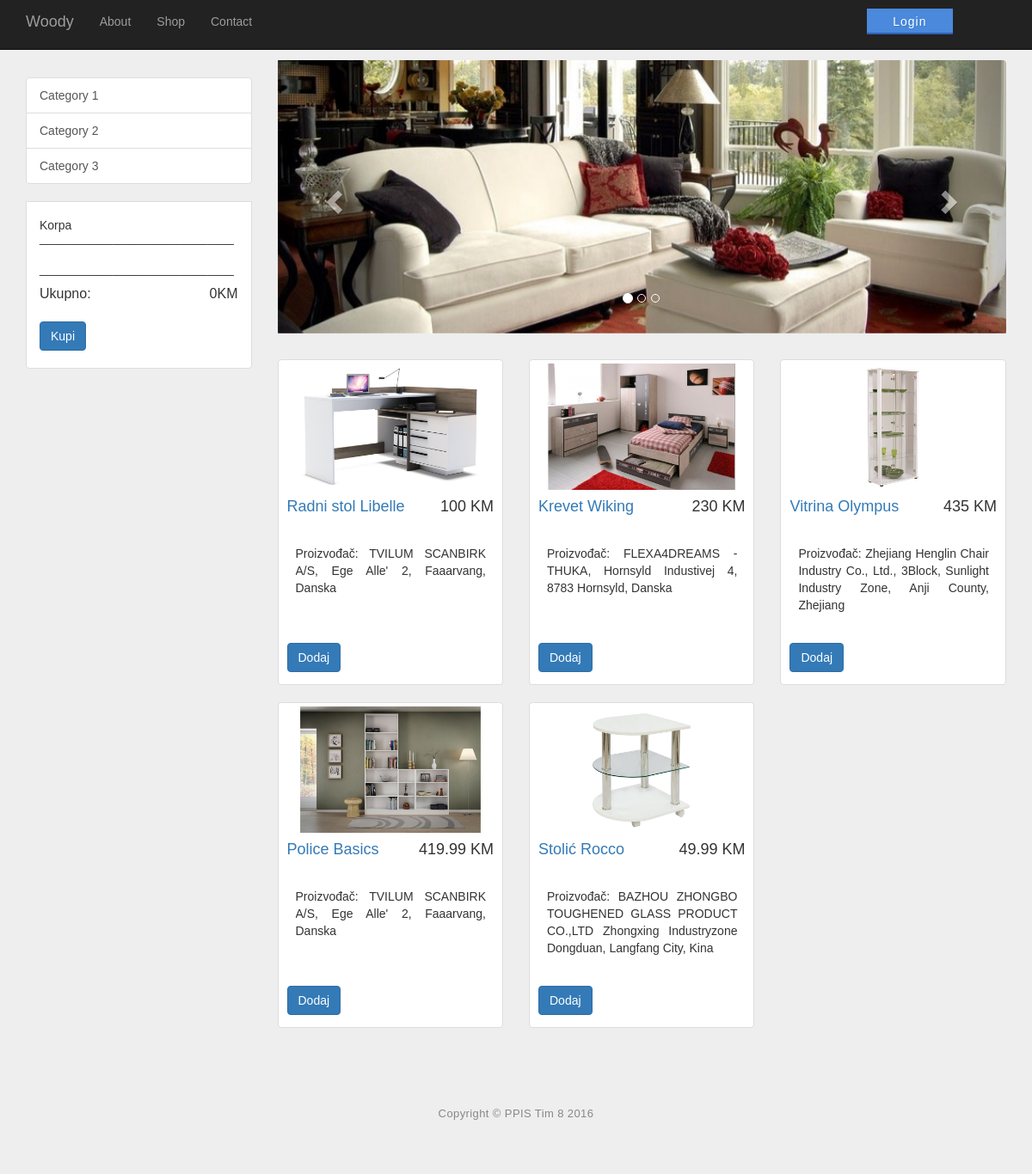
The page /shop.php on the database its author committed.
### tables this page shows
CREATE TABLE IF NOT EXISTS `skladisteproizvoda` (
  `ProizvodID` int(11) NOT NULL AUTO_INCREMENT,
  `Naziv` varchar(50) NOT NULL,
  `Kolicina` int(11) NOT NULL,
  `Cijena` double NOT NULL,
  `Opis` text NOT NULL,
  `Slika` varchar(50) NOT NULL,
  `DatumAzuriranja` datetime NOT NULL,
  `Azurirao` int(11) NOT NULL,
  PRIMARY KEY (`ProizvodID`),
  KEY `Azurirao` (`Azurirao`)
);

### shop.php (the view, shortened to what this page needs)
<?php
$db = InitBase();
$statement = $db->prepare("SELECT ProizvodID,Naziv,Cijena,Slika,Opis FROM skladisteproizvoda");
$statement->execute();
?>
<!DOCTYPE html>
<html lang="en">
<head>
    <link href="css/bootstrap.min.css" rel="stylesheet">
    <link href="css/shop-homepage.css" rel="stylesheet">
    <link rel="stylesheet" href="css/login.css">
</head>
<body>
    <nav class="navbar navbar-inverse navbar-fixed-top" role="navigation">
        <div class="container">
            <div class="navbar-header">
                <a class="navbar-brand" href="index.php">Woody</a>
            </div>
            <div class="collapse navbar-collapse" id="bs-example-navbar-collapse-1">
                <ul class="nav navbar-nav">
                    <li>
                        <a href="#">About</a>
                    </li>
                    <li>
                        <a href="shop.php">Shop</a>
                    </li>
                    <li>
                        <a href="#">Contact</a>
                    </li>
                    <li>
                        <div class="dummy"></div>
                    </li>
                    <li>
                      <?php if (isset($_SESSION['username'])) { ?>
                      <p>Welcome back, <?= $_SESSION['username']; ?>!</p>
                      <button type="button" class="buttonBluee"  onclick="location.href = 'logout.php';">Logout</button>
                      <?php } else { ?>
                      <button type="button" class="buttonBluee"  onclick="location.href = 'login.php';">Login</button>
                      <?php } ?>
                    </li>
                </ul>
            </div>
        </div>
    </nav>
    <div class="container">
        <div class="row">
            <div class="col-md-3">
                <div class="list-group">
                    <a href="#" class="list-group-item">Category 1</a>
                    <a href="#" class="list-group-item">Category 2</a>
                    <a href="#" class="list-group-item">Category 3</a>
                </div>
                <div class="list-group-item">
                    <h5>Korpa<br>_____________________________</h5>
                    <h5>_____________________________</h5>
                    <table style="width:100%">
                      <tr>
                       <td id="h55">Ukupno:</td>
                       <td id="h55" align="right"><?php echo $_SESSION["total"]; ?>KM</td>
                      </tr>
                    </table>
                    <br>
                    <p>
                        <a href="shopform.php" class="btn btn-primary">Kupi</a>
                    </p>
                </div>
            </div>
            <div class="col-md-9">
                <div class="row carousel-holder">
                    <div class="col-md-12">
                        <div id="carousel-example-generic" class="carousel slide" data-ride="carousel">
                            <ol class="carousel-indicators">
                                <li data-target="#carousel-example-generic" data-slide-to="0" class="active"></li>
                                <li data-target="#carousel-example-generic" data-slide-to="1"></li>
                                <li data-target="#carousel-example-generic" data-slide-to="2"></li>
                            </ol>
                            <div class="carousel-inner">
                                <div class="item active">
                                    <img class="slide-image" src="pics/1.jpg" alt="">
                                </div>
                            </div>
                            <a class="left carousel-control" href="#carousel-example-generic" data-slide="prev">
                                <span class="glyphicon glyphicon-chevron-left"></span>
                            </a>
                            <a class="right carousel-control" href="#carousel-example-generic" data-slide="next">
                                <span class="glyphicon glyphicon-chevron-right"></span>
                            </a>
                        </div>
                    </div>
                </div>
                <div class="row">
                    <?php
                    while ($u = $statement->fetch(PDO::FETCH_ASSOC))
                    {
                        ?>
                        <div class="col-sm-4 col-lg-4 col-md-4">
                            <div class="thumbnail">
                                <img src="pics/<?php echo $u["Slika"]?>" alt="">
                                <h4 class="pull-right"><?php echo $u["Cijena"]?> KM</h4>
                                <h4><a href="#"><?php echo $u["Naziv"]?></a>
                                </h4>
                                <div class="caption">
                                    <div class="inner">
                                      <p><?php echo $u["Opis"]?></p>
                                    </div>
                                </div>
                                <p id="dodajbtn">
                                    <a href="shop.php?nazivp=<?php echo $u["Naziv"]?>&cijenap=<?php echo $u["Cijena"]?>&id=<?=$u['ProizvodID']?>" class="btn btn-primary">Dodaj</a>
                                </p>
                            </div>
                        </div>
                        <?php
                    }
                    ?>
                </div>
            </div>
        </div>
    </div>
    <div class="container">
        <hr>
        <footer>
            <div class="row">
                <div class="col-lg-12">
                    <p>Copyright &copy; PPIS Tim 8 2016</p>
                </div>
            </div>
        </footer>
    </div>
</body>
</html>

### css/shop-homepage.css (style rules this page uses)
body { padding-top: 70px; }
.slide-image { width: 100%; }
.carousel-holder { margin-bottom: 30px; }
.carousel-control, .item { border-radius: 4px; }
.caption { overflow:hidden; text-align:justify; }
.caption .inner { height:80px; overflow:auto; margin:15px -300px 15px 1px; padding-right:300px; }
#dodajbtn { text-align: left; margin-top: 10px; }
.thumbnail img { width: 100%; height: 100% }
.thumbnail { padding-right: 10px; padding-left: 10px; }
footer { margin: 50px 0; }
#h55 { font-size: 16px; }

### css/login.css (style rules this page uses)
* { box-sizing:border-box; }
body { font-family: Helvetica; background: #eee; -webkit-font-smoothing: antialiased; }
.dummy { background: transparent; border: 0; margin: .6em 0 1em 0; position: relative; display: inline-block; height: 30px; width: 700px; padding: 5px 30px; }
.buttonBluee { background: #4a89dc; border: 0; -webkit-font-smoothing: antialiased; border-bottom: 2px solid #3160B6; text-align: center; letter-spacing: 1px; vertical-align: middle; color: #fff; margin: .7em 0 1em 0; text-shadow: 1px 1px 0 rgba(39, 110, 204, .5); position: relative; display: inline-block; font-size: 14px; line-height: 20px; height: 30px; width: 100%; padding: 5px 30px; }
footer { text-align: center; }
footer p { color: #888; font-size: 13px; letter-spacing: .4px; }

### rows shown on the page
skladisteproizvoda: Slika (picture), Cijena "100", Naziv "Radni stol Libelle", Opis "Proizvođač: TVILUM SCANBIRK A/S, Ege Alle' 2, Faaarvang, Danska"
skladisteproizvoda: Slika (picture), Cijena "230", Naziv "Krevet Wiking", Opis "Proizvođač: FLEXA4DREAMS - THUKA, Hornsyld Industivej 4, 8783 Hornsyld, Danska"
skladisteproizvoda: Slika (picture), Cijena "435", Naziv "Vitrina Olympus", Opis "Proizvođač: Zhejiang Henglin Chair Industry Co., Ltd., 3Block, Sunlight Industry Zone, Anji County, Zhejiang"
skladisteproizvoda: Slika (picture), Cijena "419.99", Naziv "Police Basics", Opis "Proizvođač: TVILUM SCANBIRK A/S, Ege Alle' 2, Faaarvang, Danska"
skladisteproizvoda: Slika (picture), Cijena "49.99", Naziv "Stolić Rocco", Opis "Proizvođač: BAZHOU ZHONGBO TOUGHENED GLASS PRODUCT CO.,LTD Zhongxing Industryzone Dongduan, Langfang City, Kina"

### other values the page prints
$_SESSION["total"] "0"
